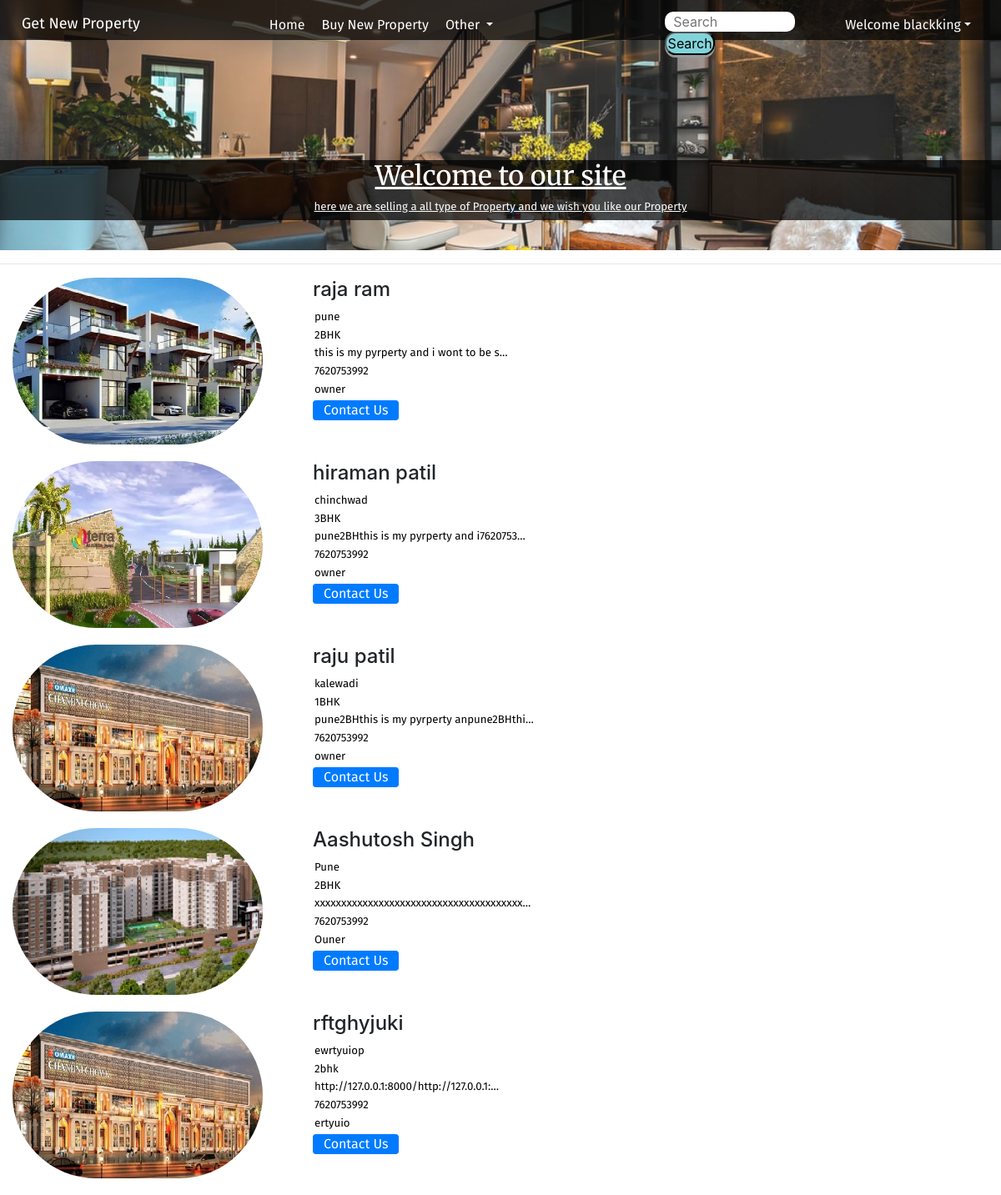
Screenshot of /propsell (signed in) with the database file from the repository.
### apps/models.py (models this page shows, shortened)
class Property(models.Model):
    image = models.ImageField(upload_to="media")
    Name = models.CharField(max_length=150)
    location = models.CharField(max_length=150)
    type = models.CharField(max_length=150)
    Relation = models.CharField(max_length=150)
    value = models.CharField(max_length=100)
    detail = models.TextField()
    Phone = models.CharField(max_length=13)

### apps/views.py (the view)
# urls.py: path('propsell',views.propsell, name='propsell'),
def propsell(request):
    prop = Property.objects.all()
    context = {'prop': prop}
    return render(request, 'propsell.html', context)

### templates/propsell.html (shortened to what this page needs)
{% extends 'base.html' %}
{% block body%}
<hr>
<div class="mx">
    {% for Property in prop %}
    <div class="col">
        <img src='media/{{Property.image}}' class="card-img-top" alt="...">
        <div class="mz">
            <h4>{{Property.Name}}</h4>
            <p class="po">{{Property.location}}</p>
            <p class="po">{{Property.type}}</p>
            <p class="po">{{Property.detail| truncatechars:40 }}</p>
            <p class="po">{{Property.Phone}}</p>
            <p class="po">{{Property.Relation}}</p>
            <a href="https://wa.me/+917620753992" class="btn btn-primary" class="stretched-link">Contact Us </a>
        </div>
    </div>
    {% endfor %}
</div>
{%endblock body%}

### templates/base.html (shortened to what this page needs)
<!doctype html>
<html lang="en">
<head>
  <link rel="stylesheet" href="https://stackpath.bootstrapcdn.com/bootstrap/4.2.1/css/bootstrap.min.css"
>
</head>
<body>
  <div class="contener">
    <nav class="item">
      <div class="logo">
        <l>
          <a href="/">Get New Property</a>
        </l>
      </div>
      <div class="link">
        <li>
          <a href="/">Home</a>
        </li>
        <li>
          <a href="propsell">Buy New Property</a>
        </li>
        <li>
          <a class="dropdown-toggle" href="#" role="button" data-toggle="dropdown">
            Other
          </a>
        </li>
      </div>
      <div class="see">
        <ul>
          <form method="get" action="/search">
            <input class="in" type="search" placeholder="Search" name="query" id="query">
            <button class="bt" type="submit">Search</button>
          </form>
          {% if user.is_authenticated %}
          <ul>
            <li>
              <a class="dropdown-toggle" href='#' id="navbarDropdown" role="button" data-toggle="dropdown">
                Welcome
                {{request.user}}</a>
            </li>
          </ul>
          {% endif %}
      </div>
    </nav>
    <div class="pe">
      <h2>Welcome to our site</h2>
      <p>here we are selling a all type of Property and we wish you like our Property</p>
    </div>
  </div>
  {% block body %} {% endblock body %}
</body>
</html>

### rows the page displays
Property: image (picture), Name "raja ram", location "pune", type "2BHK", detail "this is my pyrperty and i wont to be s…", Phone "7620753992", Relation "owner"
Property: image (picture), Name "hiraman patil", location "chinchwad", type "3BHK", detail "pune2BHthis is my pyrperty and i7620753…", Phone "7620753992", Relation "owner"
Property: image (picture), Name "raju patil", location "kalewadi", type "1BHK", detail "pune2BHthis is my pyrperty anpune2BHthi…", Phone "7620753992", Relation "owner"
Property: image (picture), Name "Aashutosh Singh", location "Pune", type "2BHK", detail "xxxxxxxxxxxxxxxxxxxxxxxxxxxxxxxxxxxxxxx…", Phone "7620753992", Relation "Ouner"
Property: image (picture), Name "rftghyjuki", location "ewrtyuiop", type "2bhk", detail "http://127.0.0.1:8000/http://127.0.0.1:…", Phone "7620753992", Relation "ertyuio"

### other values shown
{{ request.user }} "blackking"
